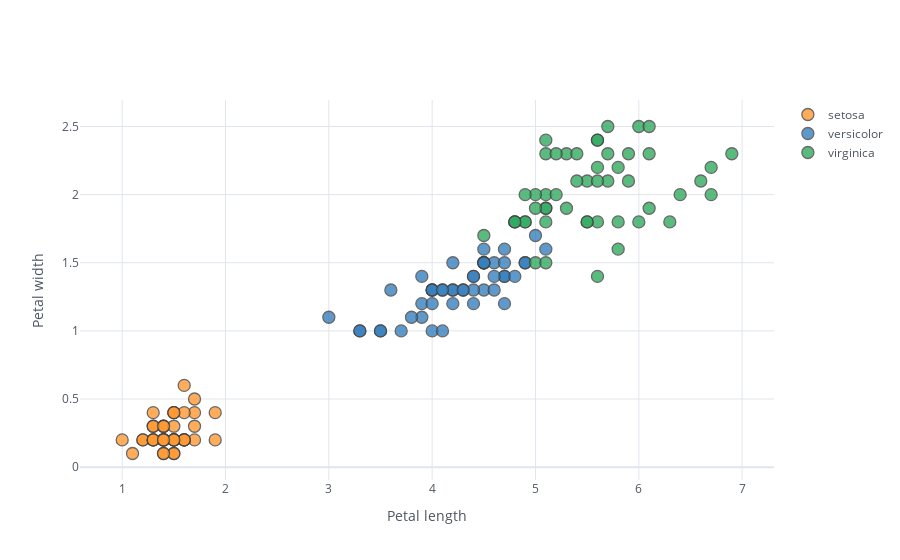

Source (notebook cell):
### Code cell
# 2-D plot showing Sepal_width vs Sepal_legth
iris.iplot(kind = 'scatter', x = 'petal_length', y = 'petal_width', xTitle = 'Petal length', yTitle = 'Petal width', categories = 'species', theme = 'white')

### Figure 1 — Plotly figure (JSON) as saved in the notebook; plotly's stock layout.template omitted (floating-point values rounded to 4 significant figures)
{"data": [{"marker": {"color": "rgba(255, 153, 51, 1.0)", "line": {"width": 1.3}, "opacity": 0.8, "size": 12, "symbol": "circle"}, "mode": "markers", "name": "setosa", "textfont": {"color": "#4D5663"}, "type": "scatter", "x": [1.4, 1.4, 1.3, 1.5, 1.4, 1.7, 1.4, 1.5, 1.4, 1.5, 1.5, 1.6, 1.4, 1.1, 1.2, 1.5, 1.3, 1.4, 1.7, 1.5, 1.7, 1.5, 1, 1.7, 1.9, 1.6, 1.6, 1.5, 1.4, 1.6, 1.6, 1.5, 1.5, 1.4, 1.5, 1.2, 1.3, 1.4, 1.3, 1.5, 1.3, 1.3, 1.3, 1.6, 1.9, 1.4, 1.6, 1.4, 1.5, 1.4], "y": [0.2, 0.2, 0.2, 0.2, 0.2, 0.4, 0.3, 0.2, 0.2, 0.1, 0.2, 0.2, 0.1, 0.1, 0.2, 0.4, 0.4, 0.3, 0.3, 0.3, 0.2, 0.4, 0.2, 0.5, 0.2, 0.2, 0.4, 0.2, 0.2, 0.2, 0.2, 0.4, 0.1, 0.2, 0.2, 0.2, 0.2, 0.1, 0.2, 0.2, 0.3, 0.3, 0.2, 0.6, 0.4, 0.3, 0.2, 0.2, 0.2, 0.2]}, {"marker": {"color": "rgba(55, 128, 191, 1.0)", "line": {"width": 1.3}, "opacity": 0.8, "size": 12, "symbol": "circle"}, "mode": "markers", "name": "versicolor", "textfont": {"color": "#4D5663"}, "type": "scatter", "x": [4.7, 4.5, 4.9, 4, 4.6, 4.5, 4.7, 3.3, 4.6, 3.9, 3.5, 4.2, 4, 4.7, 3.6, 4.4, 4.5, 4.1, 4.5, 3.9, 4.8, 4, 4.9, 4.7, 4.3, 4.4, 4.8, 5, 4.5, 3.5, 3.8, 3.7, 3.9, 5.1, 4.5, 4.5, 4.7, 4.4, 4.1, 4, 4.4, 4.6, 4, 3.3, 4.2, 4.2, 4.2, 4.3, 3, 4.1], "y": [1.4, 1.5, 1.5, 1.3, 1.5, 1.3, 1.6, 1, 1.3, 1.4, 1, 1.5, 1, 1.4, 1.3, 1.4, 1.5, 1, 1.5, 1.1, 1.8, 1.3, 1.5, 1.2, 1.3, 1.4, 1.4, 1.7, 1.5, 1, 1.1, 1, 1.2, 1.6, 1.5, 1.6, 1.5, 1.3, 1.3, 1.3, 1.2, 1.4, 1.2, 1, 1.3, 1.2, 1.3, 1.3, 1.1, 1.3]}, {"marker": {"color": "rgba(50, 171, 96, 1.0)", "line": {"width": 1.3}, "opacity": 0.8, "size": 12, "symbol": "circle"}, "mode": "markers", "name": "virginica", "textfont": {"color": "#4D5663"}, "type": "scatter", "x": [6, 5.1, 5.9, 5.6, 5.8, 6.6, 4.5, 6.3, 5.8, 6.1, 5.1, 5.3, 5.5, 5, 5.1, 5.3, 5.5, 6.7, 6.9, 5, 5.7, 4.9, 6.7, 4.9, 5.7, 6, 4.8, 4.9, 5.6, 5.8, 6.1, 6.4, 5.6, 5.1, 5.6, 6.1, 5.6, 5.5, 4.8, 5.4, 5.6, 5.1, 5.1, 5.9, 5.7, 5.2, 5, 5.2, 5.4, 5.1], "y": [2.5, 1.9, 2.1, 1.8, 2.2, 2.1, 1.7, 1.8, 1.8, 2.5, 2, 1.9, 2.1, 2, 2.4, 2.3, 1.8, 2.2, 2.3, 1.5, 2.3, 2, 2, 1.8, 2.1, 1.8, 1.8, 1.8, 2.1, 1.6, 1.9, 2, 2.2, 1.5, 1.4, 2.3, 2.4, 1.8, 1.8, 2.1, 2.4, 2.3, 1.9, 2.3, 2.5, 2.3, 1.9, 2, 2.3, 1.8]}], "layout": {"legend": {"bgcolor": "#FFFFFF", "font": {"color": "#4D5663"}}, "paper_bgcolor": "#FFFFFF", "plot_bgcolor": "#FFFFFF", "title": {"font": {"color": "#4D5663"}}, "xaxis": {"gridcolor": "#E1E5ED", "showgrid": true, "tickfont": {"color": "#4D5663"}, "title": {"font": {"color": "#4D5663"}, "text": "Petal length"}, "zerolinecolor": "#E1E5ED"}, "yaxis": {"gridcolor": "#E1E5ED", "showgrid": true, "tickfont": {"color": "#4D5663"}, "title": {"font": {"color": "#4D5663"}, "text": "Petal width"}, "zerolinecolor": "#E1E5ED"}}}
